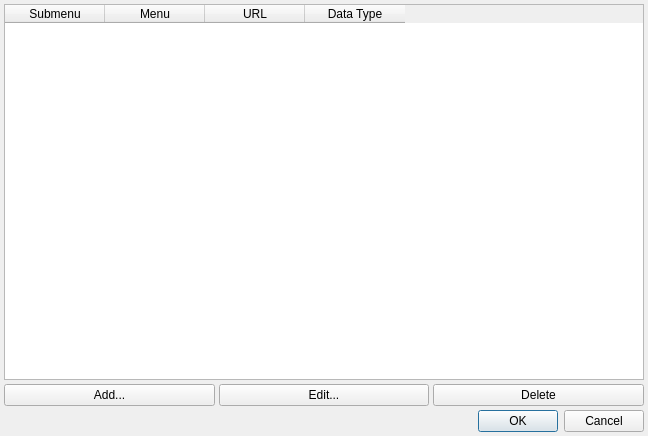
<?xml version="1.0" encoding="UTF-8"?>
<ui version="4.0">
 <class>DialogMyShortcuts</class>
 <widget class="QDialog" name="DialogMyShortcuts">
  <property name="geometry">
   <rect>
    <x>0</x>
    <y>0</y>
    <width>648</width>
    <height>436</height>
   </rect>
  </property>
  <property name="windowTitle">
   <string>My Shortcuts</string>
  </property>
  <layout class="QVBoxLayout" name="verticalLayout">
   <property name="spacing">
    <number>4</number>
   </property>
   <property name="leftMargin">
    <number>4</number>
   </property>
   <property name="topMargin">
    <number>4</number>
   </property>
   <property name="rightMargin">
    <number>4</number>
   </property>
   <property name="bottomMargin">
    <number>4</number>
   </property>
   <item>
    <widget class="QTableWidget" name="tableShortcuts">
     <property name="selectionMode">
      <enum>QAbstractItemView::SingleSelection</enum>
     </property>
     <property name="selectionBehavior">
      <enum>QAbstractItemView::SelectRows</enum>
     </property>
     <column>
      <property name="text">
       <string>Submenu</string>
      </property>
     </column>
     <column>
      <property name="text">
       <string>Menu</string>
      </property>
     </column>
     <column>
      <property name="text">
       <string>URL</string>
      </property>
     </column>
     <column>
      <property name="text">
       <string>Data Type</string>
      </property>
     </column>
    </widget>
   </item>
   <item>
    <layout class="QHBoxLayout" name="horizontalLayout">
     <property name="spacing">
      <number>4</number>
     </property>
     <item>
      <widget class="QPushButton" name="pushButtonAddShortcut">
       <property name="text">
        <string>Add...</string>
       </property>
      </widget>
     </item>
     <item>
      <widget class="QPushButton" name="pushButtonEditShortcut">
       <property name="text">
        <string>Edit...</string>
       </property>
      </widget>
     </item>
     <item>
      <widget class="QPushButton" name="pushButtonDeleteShortcut">
       <property name="text">
        <string>Delete</string>
       </property>
      </widget>
     </item>
    </layout>
   </item>
   <item>
    <widget class="QDialogButtonBox" name="buttonBox">
     <property name="orientation">
      <enum>Qt::Horizontal</enum>
     </property>
     <property name="standardButtons">
      <set>QDialogButtonBox::Cancel|QDialogButtonBox::Ok</set>
     </property>
    </widget>
   </item>
  </layout>
 </widget>
 <resources/>
 <connections>
  <connection>
   <sender>buttonBox</sender>
   <signal>accepted()</signal>
   <receiver>DialogMyShortcuts</receiver>
   <slot>accept()</slot>
   <hints>
    <hint type="sourcelabel">
     <x>248</x>
     <y>254</y>
    </hint>
    <hint type="destinationlabel">
     <x>157</x>
     <y>274</y>
    </hint>
   </hints>
  </connection>
  <connection>
   <sender>buttonBox</sender>
   <signal>rejected()</signal>
   <receiver>DialogMyShortcuts</receiver>
   <slot>reject()</slot>
   <hints>
    <hint type="sourcelabel">
     <x>316</x>
     <y>260</y>
    </hint>
    <hint type="destinationlabel">
     <x>286</x>
     <y>274</y>
    </hint>
   </hints>
  </connection>
 </connections>
</ui>
